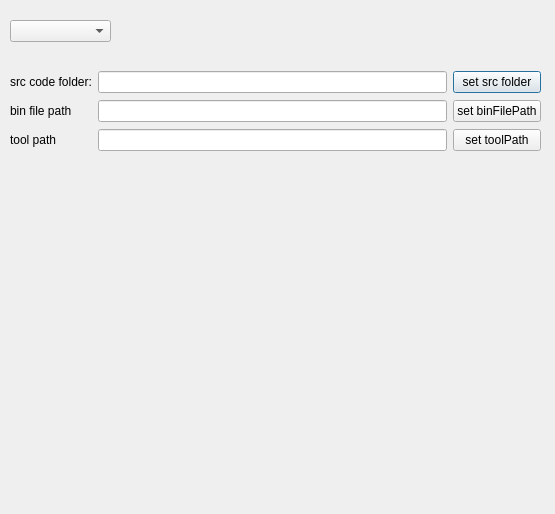
<?xml version="1.0" encoding="UTF-8"?>
<ui version="4.0">
 <class>Dialog_config</class>
 <widget class="QDialog" name="Dialog_config">
  <property name="geometry">
   <rect>
    <x>0</x>
    <y>0</y>
    <width>555</width>
    <height>514</height>
   </rect>
  </property>
  <property name="windowTitle">
   <string>Dialog</string>
  </property>
  <widget class="QComboBox" name="comboBox_prj">
   <property name="geometry">
    <rect>
     <x>10</x>
     <y>20</y>
     <width>101</width>
     <height>22</height>
    </rect>
   </property>
  </widget>
  <widget class="QWidget" name="gridLayoutWidget">
   <property name="geometry">
    <rect>
     <x>10</x>
     <y>70</y>
     <width>531</width>
     <height>83</height>
    </rect>
   </property>
   <layout class="QGridLayout" name="gridLayout">
    <item row="0" column="0">
     <widget class="QLabel" name="label">
      <property name="text">
       <string>src code folder:</string>
      </property>
     </widget>
    </item>
    <item row="0" column="1">
     <widget class="QLineEdit" name="lineEdit_srcCodePath"/>
    </item>
    <item row="0" column="2">
     <widget class="QPushButton" name="pushButton_setSourcefolder">
      <property name="text">
       <string>set src folder</string>
      </property>
     </widget>
    </item>
    <item row="1" column="0">
     <widget class="QLabel" name="label_2">
      <property name="text">
       <string>bin file path</string>
      </property>
     </widget>
    </item>
    <item row="1" column="1">
     <widget class="QLineEdit" name="lineEdit_binFilePaht"/>
    </item>
    <item row="1" column="2">
     <widget class="QPushButton" name="pushButton_setBinFilePath">
      <property name="text">
       <string>set binFilePath</string>
      </property>
     </widget>
    </item>
    <item row="2" column="0">
     <widget class="QLabel" name="label_3">
      <property name="text">
       <string>tool path</string>
      </property>
     </widget>
    </item>
    <item row="2" column="1">
     <widget class="QLineEdit" name="lineEdit_toolFilePath"/>
    </item>
    <item row="2" column="2">
     <widget class="QPushButton" name="pushButton_setToolPath">
      <property name="text">
       <string>set toolPath</string>
      </property>
     </widget>
    </item>
   </layout>
  </widget>
 </widget>
 <resources/>
 <connections/>
</ui>
